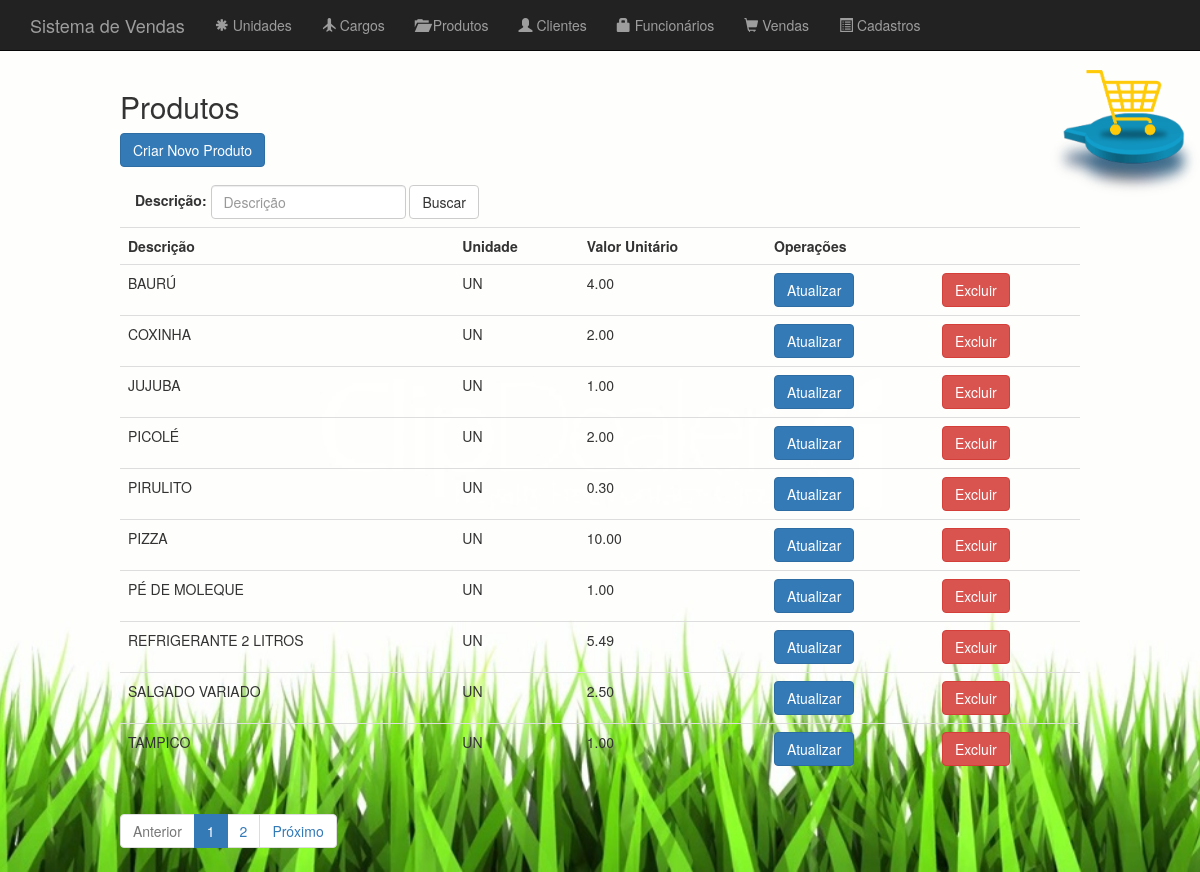
The app's page /appvendas/produto/list with its own data.
### appvendas/models.py (models this page shows, shortened)
class Produto(models.Model):
    descricao=models.CharField("Descrição",max_length=150)
    valorUnitario=models.DecimalField("Valor Unitário",max_digits=10,decimal_places=2)
    unidade=models.ForeignKey(Unidade,on_delete=models.PROTECT,verbose_name="Unidade")

class Unidade(models.Model):
    descricao=models.CharField("Descrição",max_length=150)
    sigla=models.CharField("Sigla",max_length=5)

### appvendas/views.py (the view)
def produto_list(request):
    criterio = request.GET.get('criterio')
    if(criterio):
        produtos = Produto.objects.filter(descricao__contains=criterio)
    else:
        produtos = Produto.objects.all().order_by('descricao')
        criterio = ""
    paginator = Paginator(produtos, 10)
    page = request.GET.get('page')
    try:
        produtos = paginator.page(page)
    except PageNotAnInteger:
        produtos = paginator.page(1)
    except EmptyPage:
        produtos = paginator.page(paginator.num_pages)
    dados= {'produtos':produtos, 'criterio':criterio,'paginator':paginator,'page_obj':produtos}
    return render(request,'produto/produto_list.html',dados)

### templates/produto/produto_list.html (shortened to what this page needs)
{% extends 'base.html' %}
{% block conteudo %}
    <div class="corpo">
    <h2>Produtos</h2>
    <p><a href="{% url 'produto_new' %}" class="btn btn-primary" >Criar Novo Produto</a></p>
    <form class="navbar-form navbar-left" role="search" method="get" action="{% url 'produto_list' %}">
        <div class="form-group">
            <label for="criterio">Descrição:</label>
            <input type="text" id="criterio" name="criterio" value="{{ criterio }}" class="form-control" placeholder="Descrição">
        </div>
        <button type="submit" class="btn btn-default">Buscar</button>
    </form>
<table class="table table-hover">
  <tr>
    <th>Descrição</th>
    <th>Unidade</th>
    <th>Valor Unitário</th>
      <th colspan="2">Operações</th>
  </tr>
    {% for produto in produtos %}
        <tr>
            <td>{{ produto.descricao | upper }}</td>
            <td>{{ produto.unidade.sigla }}</td>
            <td>{{ produto.valorUnitario | floatformat:2 }}</td>
            <td><a href="{%  url 'produto_update' produto.pk %}" class="btn btn-primary"> Atualizar</a></td>
            <td><a href="{%  url 'produto_delete' produto.pk %}" class="btn btn-danger"> Excluir</a></td>
        </tr>
    {% endfor %}
</table>
    {% include 'utils/paginacao.html' %}
    </div>
    {% endblock %}

### templates/base.html (style rules this page uses)
body { padding-top: 70px; background: url('/static/images/green-white-background.jpg') center center no-repeat fixed; -webkit-background-size: cover; -moz-background-size: cover; -o-background-size: cover; background-size: cover; }
.corpo { max-width:960px; margin:0 auto; background:#fff; overflow:visible; background:rgba(255,255,255,0.0); }
form { width: 60%; margin-left: 30px; }

### records on screen
Produto: descricao "BAURÚ", unidade.sigla "UN", valorUnitario "4.00"
Produto: descricao "COXINHA", unidade.sigla "UN", valorUnitario "2.00"
Produto: descricao "JUJUBA", unidade.sigla "UN", valorUnitario "1.00"
Produto: descricao "PICOLÉ", unidade.sigla "UN", valorUnitario "2.00"
Produto: descricao "PIRULITO", unidade.sigla "UN", valorUnitario "0.30"
Produto: descricao "PIZZA", unidade.sigla "UN", valorUnitario "10.00"
Produto: descricao "PÉ DE MOLEQUE", unidade.sigla "UN", valorUnitario "1.00"
Produto: descricao "REFRIGERANTE 2 LITROS", unidade.sigla "UN", valorUnitario "5.49"
Produto: descricao "SALGADO VARIADO", unidade.sigla "UN", valorUnitario "2.50"
Produto: descricao "TAMPICO", unidade.sigla "UN", valorUnitario "1.00"

### other values on screen
{{ page }} "1" "2"
